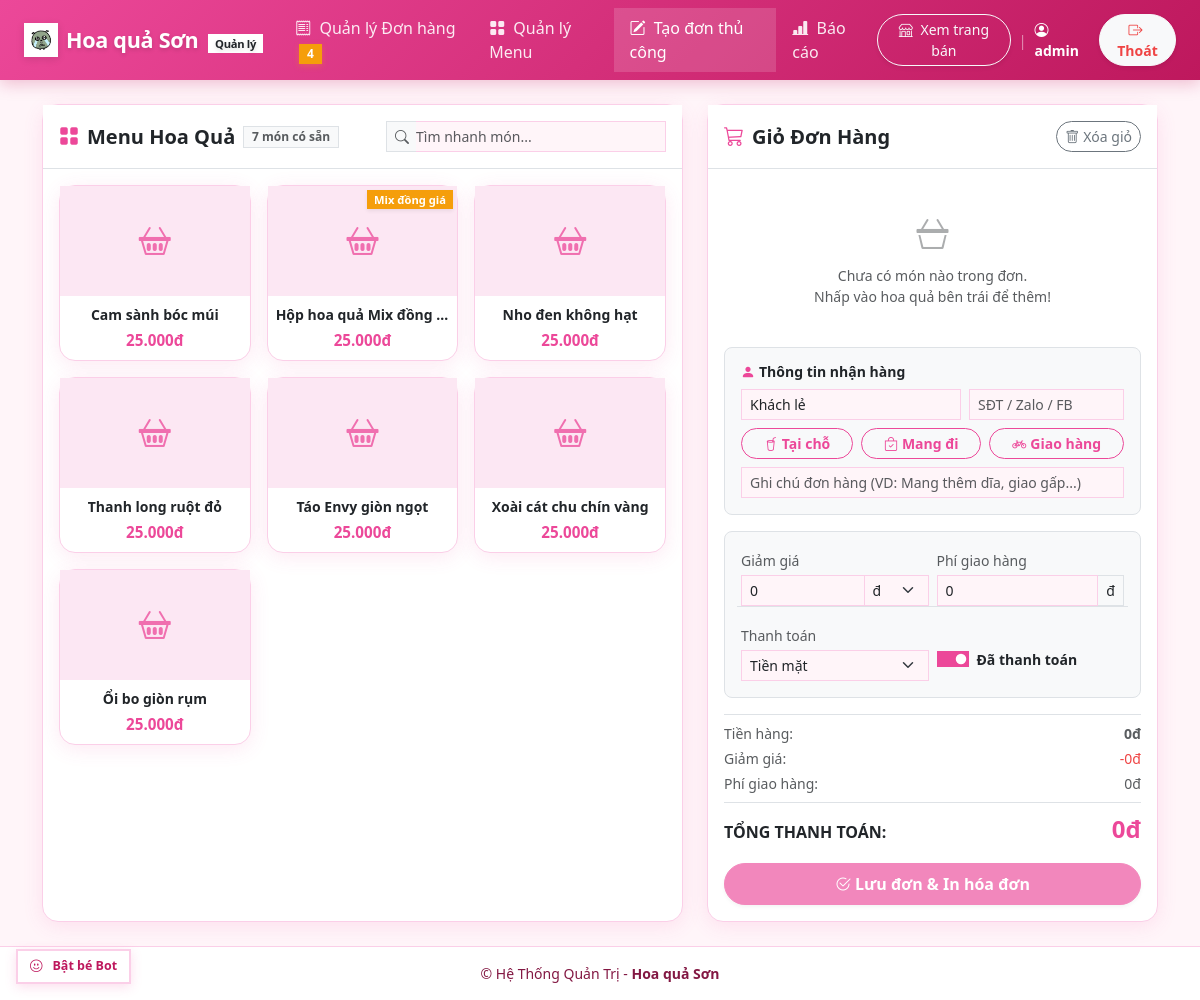
/quan-ly/don-hang/create/ (signed in), run on the app's committed database.
### menu/models.py (models this page shows, shortened)
class Product(models.Model):
    name = models.CharField(max_length=150, verbose_name="Tên món")
    price = models.DecimalField(
        max_digits=12,
        decimal_places=0,
        default=Decimal('25000'),
        validators=[MinValueValidator(Decimal('0'))],
        verbose_name="Giá bán (đ)"
    )
    cost_price = models.DecimalField(
        max_digits=12,
        decimal_places=0,
        null=True,
        blank=True,
        validators=[MinValueValidator(Decimal('0'))],
        verbose_name="Giá nhập (đ)"
    )
    image = models.ImageField(upload_to='products/', null=True, blank=True, verbose_name="Hình ảnh")
    description = models.TextField(blank=True, verbose_name="Mô tả ngắn")
    is_available = models.BooleanField(default=True, verbose_name="Còn hàng")
    is_combo = models.BooleanField(default=False, verbose_name="Là hộp mix đồng giá")
    created_at = models.DateTimeField(auto_now_add=True, verbose_name="Ngày tạo")
    updated_at = models.DateTimeField(auto_now=True, verbose_name="Cập nhật lần cuối")
    class Meta:
        verbose_name = "Món ăn / Hoa quả"
        verbose_name_plural = "Menu hoa quả"
        ordering = ['-is_available', 'name']

### orders/views.py (the view, shortened to what this page needs)
# urls.py: path('create/', views.order_create, name='order_create'),
@login_required
def order_create(request):
    available_products = Product.objects.filter(is_available=True).order_by('name')
    context = {
        'products': available_products,
        'title': 'Màn hình Bán hàng (POS)',
    }
    return render(request, 'orders/order_create.html', context)

### templates/orders/order_create.html (shortened to what this page needs)
{% extends 'manager/base_manager.html' %}
{% load currency %}
{% block content %}
<div class="row g-4">
    <div class="col-lg-7">
        <div class="card shadow-sm h-100">
            <div class="card-header bg-white py-3 border-bottom d-flex flex-wrap align-items-center justify-content-between gap-2">
                <div class="d-flex align-items-center gap-2">
                    <span class="fs-5 text-success"><i class="bi bi-grid-fill"></i></span>
                    <h5 class="mb-0 fw-bold text-dark">Menu Hoa Quả</h5>
                    <span class="badge bg-light text-muted border">{{ products|length }} món có sẵn</span>
                </div>
                <div class="w-100 w-sm-auto mt-2 mt-sm-0" style="max-width: 280px;">
                    <div class="input-group input-group-sm">
                        <span class="input-group-text bg-light border-end-0"><i class="bi bi-search text-muted"></i></span>
                        <input type="text" id="productSearchInput" class="form-control border-start-0 ps-0" placeholder="Tìm nhanh món...">
                    </div>
                </div>
            </div>
            <div class="card-body p-3" style="max-height: 75vh; overflow-y: auto;">
                {% if products %}
                    <div class="row row-cols-2 row-cols-md-3 g-3" id="productGrid">
                        {% for product in products %}
                            <div class="col product-card-col" data-name="{{ product.name|lower }}">
                                <div class="card h-100 product-pos-card border cursor-pointer position-relative"
                                     onclick="addToCart({{ product.id }}, '{{ product.name|escapejs }}', {{ product.price }}, {{ product.is_combo|yesno:'true,false' }})"
                                     style="cursor: pointer; transition: all 0.15s ease;">
                                    <div class="pos-img-box text-center position-relative overflow-hidden" style="height: 110px; background-color: var(--pink-light); border-top-left-radius: 15px; border-top-right-radius: 15px;">
                                        {% if product.image %}
                                            <img src="{{ product.image.url }}" alt="{{ product.name }}" class="w-100 h-100" style="object-fit: cover;">
                                        {% else %}
                                            <div class="d-flex flex-column align-items-center justify-content-center h-100 text-muted">
                                                <i class="bi bi-basket2 fs-2 text-success opacity-75"></i>
                                            </div>
                                        {% endif %}
                                        {% if product.is_combo %}
                                            <span class="badge badge-combo position-absolute top-0 end-0 m-1 shadow-sm" style="font-size: 0.7rem;">
                                                Mix đồng giá
                                            </span>
                                        {% endif %}
                                    </div>
                                    <div class="p-2 text-center d-flex flex-column justify-content-between flex-grow-1">
                                        <div class="fw-bold small text-dark text-truncate mb-1" title="{{ product.name }}">
                                            {{ product.name }}
                                        </div>
                                        <div class="fw-bold text-success" style="font-size: 0.95rem;">
                                            {{ product.price|vnd }}
                                        </div>
                                    </div>
                                </div>
                            </div>
                        {% endfor %}
                    </div>
                {% endif %}
            </div>
        </div>
    </div>
    <div class="col-lg-5">
        <form method="post" id="orderForm">
            <div class="card shadow-sm">
                <div class="card-header bg-white py-3 border-bottom d-flex align-items-center justify-content-between">
                    <div class="d-flex align-items-center gap-2">
                        <span class="fs-5 text-success"><i class="bi bi-cart3"></i></span>
                        <h5 class="mb-0 fw-bold text-dark">Giỏ Đơn Hàng</h5>
                    </div>
                    <button type="button" class="btn btn-outline-secondary btn-sm rounded-pill" onclick="clearCart()">
                        <i class="bi bi-trash me-1"></i>Xóa giỏ
                    </button>
                </div>
                <div class="card-body p-3">
                    <div id="cartItemsContainer" style="max-height: 280px; overflow-y: auto;" class="mb-3">
                    </div>
                    <div class="p-3 bg-light rounded-3 mb-3 border">
                        <h6 class="fw-bold text-dark mb-2 small"><i class="bi bi-person-fill me-1 text-success"></i>Thông tin nhận hàng</h6>
                        <div class="row g-2 mb-2">
                            <div class="col-7">
                                <input type="text" name="customer_name" class="form-control form-control-sm" placeholder="Tên khách hàng" value="Khách lẻ">
                            </div>
                            <div class="col-5">
                                <input type="text" name="customer_contact" class="form-control form-control-sm" placeholder="SĐT / Zalo / FB">
                            </div>
                        </div>
                        <div class="mb-2">
                            <div class="d-flex gap-2">
                                <label class="btn btn-sm btn-outline-success flex-fill rounded-pill py-1" for="type_dine_in">
                                    <i class="bi bi-cup-straw me-1"></i>Tại chỗ
                                </label>
                                <label class="btn btn-sm btn-outline-success flex-fill rounded-pill py-1" for="type_takeaway">
                                    <i class="bi bi-bag-check me-1"></i>Mang đi
                                </label>
                                <label class="btn btn-sm btn-outline-success flex-fill rounded-pill py-1" for="type_delivery">
                                    <i class="bi bi-bicycle me-1"></i>Giao hàng
                                </label>
                            </div>
                        </div>
                        <div>
                            <input type="text" name="note" class="form-control form-control-sm" placeholder="Ghi chú đơn hàng (VD: Mang thêm dĩa, giao gấp...)">
                        </div>
                    </div>
                    <div class="p-3 bg-light rounded-3 mb-3 border">
                        <div class="row g-2 mb-2 align-items-center">
                            <div class="col-6">
                                <label class="form-label small mb-1 text-muted">Giảm giá</label>
                                <div class="input-group input-group-sm">
                                    <input type="number" id="discountValue" name="discount_value" class="form-control" value="0" min="0" oninput="calculateTotal()">
                                    <select name="discount_type" id="discountType" class="form-select" style="max-width: 65px;" onchange="calculateTotal()">
                                        <option value="amount">đ</option>
                                    </select>
                                </div>
                            </div>
                            <div class="col-6">
                                <label class="form-label small mb-1 text-muted">Phí giao hàng</label>
                                <div class="input-group input-group-sm">
                                    <input type="number" id="shippingFee" name="shipping_fee" class="form-control" value="0" min="0" oninput="calculateTotal()">
                                    <span class="input-group-text">đ</span>
                                </div>
                            </div>
                        </div>
                        <div class="row g-2 align-items-center pt-2 border-top">
                            <div class="col-6">
                                <label class="form-label small mb-1 text-muted">Thanh toán</label>
                                <select name="payment_method" class="form-select form-select-sm">
                                    <option value="cash">Tiền mặt</option>
                                </select>
                            </div>
                            <div class="col-6 pt-3">
                                <div class="form-check form-switch">
                                    <input class="form-check-input" type="checkbox" name="is_paid" id="isPaid" checked>
                                    <label class="form-check-label small fw-bold text-dark" for="isPaid">Đã thanh toán</label>
                                </div>
                            </div>
                        </div>
                    </div>
                    <div class="border-top pt-2 mb-3">
                        <div class="d-flex justify-content-between small text-muted mb-1">
                            <span>Tiền hàng:</span>
                            <span id="subtotalDisplay" class="fw-semibold">0đ</span>
                        </div>
                        <div class="d-flex justify-content-between small text-muted mb-1">
                            <span>Giảm giá:</span>
                            <span id="discountDisplay" class="text-danger">-0đ</span>
                        </div>
                        <div class="d-flex justify-content-between small text-muted mb-2">
                            <span>Phí giao hàng:</span>
                            <span id="shippingDisplay">0đ</span>
                        </div>
                        <div class="d-flex justify-content-between align-items-baseline pt-2 border-top">
                            <span class="fw-bold fs-6 text-dark">TỔNG THANH TOÁN:</span>
                            <span id="finalTotalDisplay" class="fs-4 fw-bold text-success">0đ</span>
                        </div>
                    </div>
                    <button type="submit" class="btn btn-success w-100 rounded-pill py-2 fw-bold shadow-sm" id="btnSubmitOrder">
                        <i class="bi bi-check2-circle me-1"></i>Lưu đơn & In hóa đơn
                    </button>
                </div>
            </div>
        </form>
    </div>
</div>
{% endblock %}

### templates/manager/base_manager.html (shortened to what this page needs)
{% load static %}
<!DOCTYPE html>
<html lang="vi">
<head>
    <link href="https://cdn.jsdelivr.net/npm/bootstrap@5.3.3/dist/css/bootstrap.min.css" rel="stylesheet">
    <link rel="stylesheet" href="https://cdn.jsdelivr.net/npm/bootstrap-icons@1.11.3/font/bootstrap-icons.min.css">
    <link rel="stylesheet" href="{% static 'css/theme.css' %}?v=20261107-square">
    <link rel="stylesheet" href="{% static 'css/mascot.css' %}">
</head>
<body data-area="manager">
    <nav class="navbar navbar-expand-lg navbar-dark bg-success navbar-custom sticky-top">
        <div class="container-fluid px-3 px-lg-4">
            <a class="navbar-brand d-flex align-items-center gap-2" href="{% url 'orders:order_list' %}">
                <span class="brand-icon-box">
                    <img src="{% static 'img/mascot.png' %}" alt="Hoa quả Sơn" style="width: 24px; height: 24px; object-fit: contain;">
                </span>
                <span>Hoa quả Sơn <span class="badge bg-white text-dark ms-1 fw-bold" style="font-size: 0.7rem;">Quản lý</span></span>
            </a>
            <div class="collapse navbar-collapse" id="navbarManager">
                <ul class="navbar-nav me-auto mb-2 mb-lg-0">
                    <li class="nav-item">
                        <a class="nav-link px-3 {% if request.resolver_match.app_name == 'orders' and request.resolver_match.url_name == 'order_list' %}active{% endif %}" href="{% url 'orders:order_list' %}">
                            <i class="bi bi-receipt me-1"></i> Quản lý Đơn hàng
                            <span id="newOrderNavBadge" class="badge bg-warning text-dark ms-1" {% if not new_order_count %}hidden{% endif %}>{{ new_order_count|default:0 }}</span>
                        </a>
                    </li>
                    <li class="nav-item">
                        <a class="nav-link px-3 {% if request.resolver_match.app_name == 'menu' %}active{% endif %}" href="{% url 'menu:product_list' %}">
                            <i class="bi bi-grid-fill me-1"></i> Quản lý Menu
                        </a>
                    </li>
                    <li class="nav-item">
                        <a class="nav-link px-3 {% if request.resolver_match.app_name == 'orders' and request.resolver_match.url_name == 'order_create' %}active{% endif %}" href="{% url 'orders:order_create' %}">
                            <i class="bi bi-pencil-square me-1"></i> Tạo đơn thủ công
                        </a>
                    </li>
                    <li class="nav-item">
                        <a class="nav-link px-3 {% if request.resolver_match.app_name == 'reports' %}active{% endif %}" href="{% url 'reports:dashboard' %}">
                            <i class="bi bi-bar-chart-line-fill me-1"></i> Báo cáo
                        </a>
                    </li>
                </ul>
                <div class="d-flex align-items-center gap-2 mt-2 mt-lg-0">
                    <a href="/" target="_blank" class="btn btn-outline-light btn-sm rounded-pill px-3 shadow-sm" title="Mở trang bán hàng công khai">
                        <i class="bi bi-shop me-1"></i> Xem trang bán
                    </a>
                    <span class="text-white-50 small d-none d-lg-inline">|</span>
                    <span class="text-white small fw-semibold">
                        <i class="bi bi-person-circle me-1"></i>{{ user.username }}
                    </span>
                    <form action="{% url 'manager_logout' %}" method="post" class="d-inline">
                        <button type="submit" class="btn btn-sm btn-light rounded-pill px-3 ms-1 text-danger fw-semibold shadow-sm" title="Đăng xuất khỏi hệ thống">
                            <i class="bi bi-box-arrow-right me-1"></i>Thoát
                        </button>
                    </form>
                </div>
            </div>
        </div>
    </nav>
    <main class="container py-4 flex-grow-1">
        {% block content %}{% endblock %}
    </main>
    <footer class="py-3 text-center small">
        <div class="container">
            <span>&copy; Hệ Thống Quản Trị - <strong>Hoa quả Sơn</strong></span>
        </div>
    </footer>
    <button id="mascot-toggle-btn" class="mascot-toggle-btn" type="button" aria-label="Bật/Tắt Bot">
    </button>
</body>
</html>

### data on the page
Product: name "Cam sành bóc múi", price|vnd "25.000đ"
Product: is_combo "Mix đồng giá", name "Hộp hoa quả Mix đồng…", price|vnd "25.000đ"
Product: name "Nho đen không hạt", price|vnd "25.000đ"
Product: name "Thanh long ruột đỏ", price|vnd "25.000đ"
Product: name "Táo Envy giòn ngọt", price|vnd "25.000đ"
Product: name "Xoài cát chu chín vàng", price|vnd "25.000đ"
Product: name "Ổi bo giòn rụm", price|vnd "25.000đ"

### other printed values
{{ new_order_count|default:0 }} "4"
{{ user.username }} "admin"
{{ products|length }} "7"
